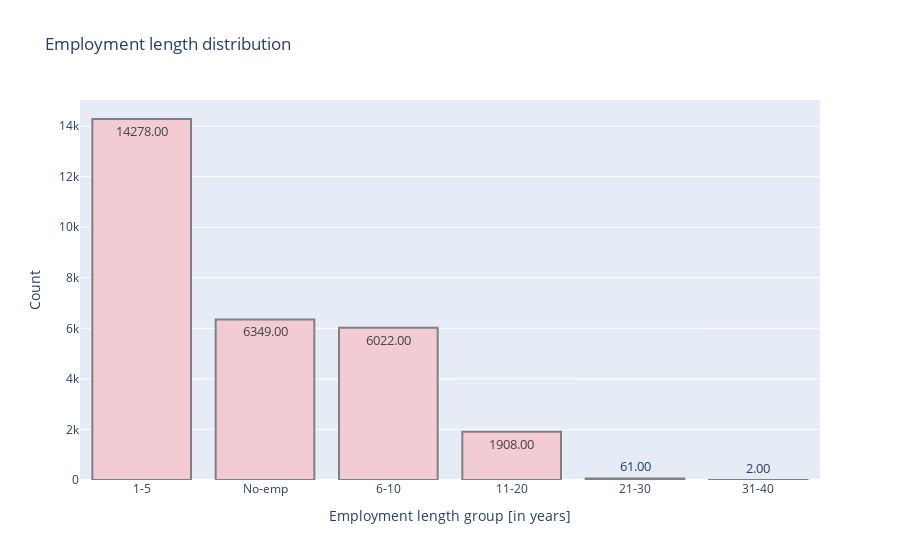

Notebook cell for this chart:
### Code cell
data['person_emp_length_group'] = pd.cut(data['person_emp_length'],
                           bins=[-1, 1, 6, 11, 21, 31, 40],
                            labels=['No-emp', '1-5', '6-10', '11-20', '21-30', '31-40'])

counts=data.person_emp_length_group.value_counts()

fig = px.bar(x=counts.index, y=counts.values, color_discrete_sequence=px.colors.sequential.Magenta, 
             title='Employment length distribution')

fig.update_layout(xaxis_title='Employment length group [in years]', yaxis_title='Count')
fig.update_traces(texttemplate='%{y:.2f}', textposition='auto', textfont_size=13, marker=dict(line=dict(color='#102000', width=.2)))

fig.data[0].marker.line.width = 2
fig.data[0].marker.line.color='gray'
fig.show()

### Figure 1 — Plotly figure (JSON) as saved in the notebook; plotly's stock layout.template omitted (floating-point values rounded to 4 significant figures)
{"data": [{"alignmentgroup": "True", "hovertemplate": "x=%{x}<br>y=%{y}<extra></extra>", "legendgroup": "", "marker": {"color": "rgb(243, 203, 211)", "line": {"color": "gray", "width": 2}, "pattern": {"shape": ""}}, "name": "", "offsetgroup": "", "orientation": "v", "showlegend": false, "textfont": {"size": 13}, "textposition": "auto", "texttemplate": "%{y:.2f}", "type": "bar", "x": ["1-5", "No-emp", "6-10", "11-20", "21-30", "31-40"], "xaxis": "x", "y": [14278, 6349, 6022, 1908, 61, 2], "yaxis": "y"}], "layout": {"autosize": true, "barmode": "relative", "legend": {"tracegroupgap": 0}, "title": {"text": "Employment length distribution"}, "xaxis": {"anchor": "y", "autorange": true, "domain": [0, 1], "range": [-0.5, 5.5], "title": {"text": "Employment length group [in years]"}, "type": "category"}, "yaxis": {"anchor": "x", "autorange": true, "domain": [0, 1], "range": [0, 15030.0], "title": {"text": "Count"}, "type": "linear"}}}
